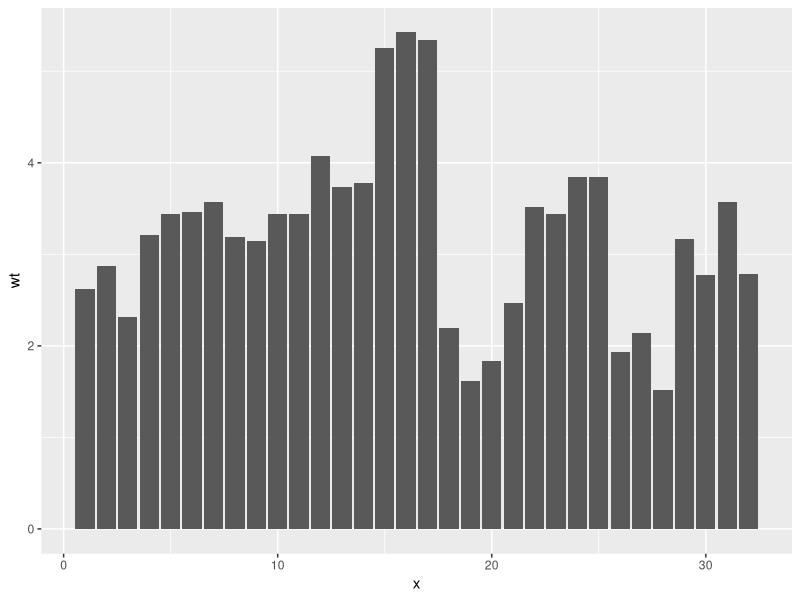

Write R code to recreate this figure.
library(ggplot2)

x <- seq(1, nrow(mtcars))

ggplot(data=mtcars) +
       aes(x = x, y = wt) +
       geom_bar(stat="identity")
